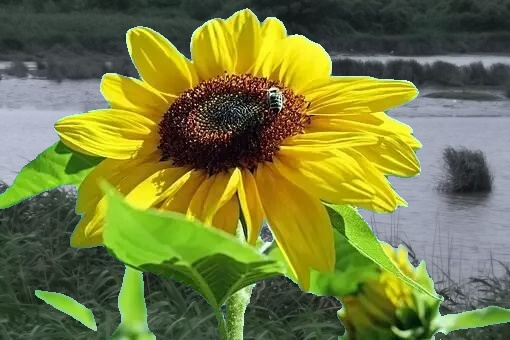
#> input picture practice/cv/img-process-lab/sample/T04-A.jpg, 510 x 340 px, given in place of the camera
$ python tracking.py
#> lines starting #> are read from the running program, lines starting #| are printed output that depends on the picture; after the words box and inside, x2 and y2 are one past the last pixel; in counts of white or black regions, pixels touching at a corner belong together
import argparse
from collections import deque
import numpy as np
import cv2

COLORS = {
    "green": ((29, 86, 6),    (64, 255, 255)),
    "red":   ((0, 100, 100),  (10, 255, 255)),
    "blue":  ((100, 100, 50), (130, 255, 255)),
}


def main():
    ap = argparse.ArgumentParser()
    ap.add_argument("--source", default="0", help="camera index or video file path")
    ap.add_argument("--color", choices=COLORS.keys(), default="green")
    ap.add_argument("--buffer", type=int, default=64, help="trail length")
    args = ap.parse_args()

    source = int(args.source) if args.source.isdigit() else args.source
    lower, upper = (np.array(v) for v in COLORS[args.color])
    pts = deque(maxlen=args.buffer)

    cap = cv2.VideoCapture(source)
    if not cap.isOpened():
        print(f"[ERROR] Cannot open source: {source}")
        return
    print("Press q to quit.")

    while True:
        ret, frame = cap.read()
#> frame is the input picture: shape (340, 510, 3); mean B, G, R 61.3, 123.7, 117.3
        if not ret:
            break

        blurred = cv2.GaussianBlur(frame, (11, 11), 0)
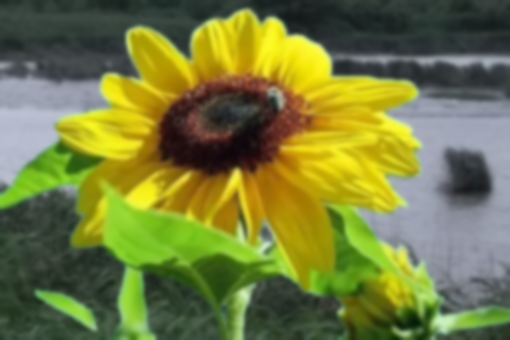
#> blurred: shape (340, 510, 3); mean B, G, R 61.4, 123.7, 117.3
        hsv = cv2.cvtColor(blurred, cv2.COLOR_BGR2HSV)
#> hsv: shape (340, 510, 3); mean H, S, V 59.5, 124.7, 133.2
        mask = cv2.inRange(hsv, lower, upper)
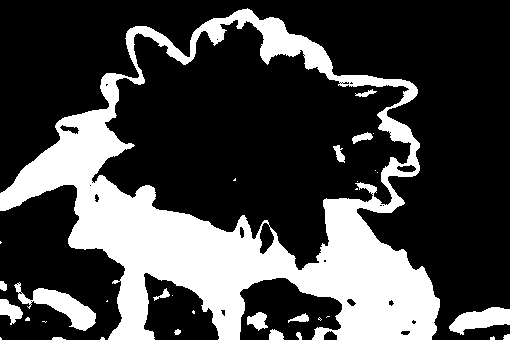
#> mask: shape (340, 510); 27.1% white; 33 white regions (17 under 20 px), largest, box (x1, y1, x2, y2) and area: (0, 8, 440, 340) 43093, (14, 282, 96, 331) 1406, (449, 307, 510, 335) 994
        mask = cv2.erode(mask, None, iterations=2)
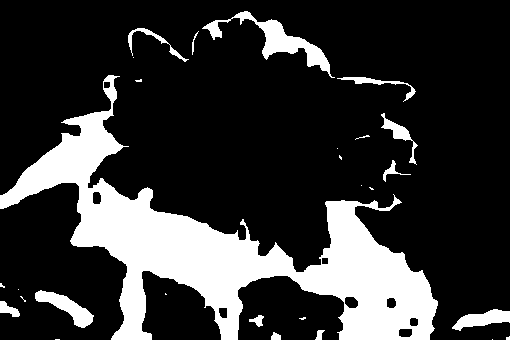
#> mask: shape (340, 510); 20.8% white; 28 white regions (14 under 20 px), largest, box (x1, y1, x2, y2) and area: (0, 75, 438, 340) 30991, (202, 11, 335, 78) 1832, (35, 290, 94, 328) 843
        mask = cv2.dilate(mask, None, iterations=2)
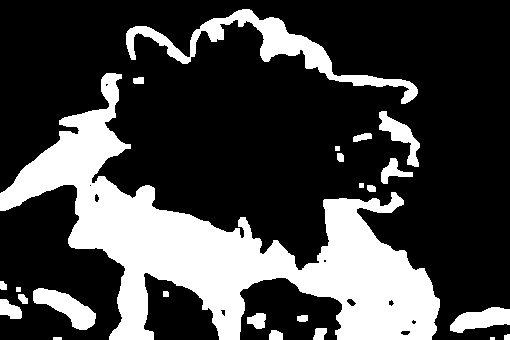
#> mask: shape (340, 510); 26.3% white; 24 white regions (1 under 20 px)

        cnts, _ = cv2.findContours(mask, cv2.RETR_EXTERNAL, cv2.CHAIN_APPROX_SIMPLE)
#> cnts = 24 contours, 5 with area under 20; largest, box (x1, y1, x2, y2) and area: (0, 73, 440, 340) 35315, (126, 9, 418, 104) 4254, (33, 288, 96, 330) 1172, (450, 307, 510, 333) 909, (379, 111, 420, 167) 743
        center = None

        if cnts:
            c = max(cnts, key=cv2.contourArea)
#> c = contour of 796 points, box (x1, y1, x2, y2) (0, 73, 440, 340), area 35315
            ((x, y), radius) = cv2.minEnclosingCircle(c)
#> x = 218; y = 261.5; radius = 228.5
            M = cv2.moments(c)
#> M = moments, m00 35315, centre m10/m00, m01/m00 = (223.4, 246.1)
            if M["m00"] > 0 and radius > 10:
                center = (int(M["m10"] / M["m00"]), int(M["m01"] / M["m00"]))
#> center = (223, 246)
                cv2.circle(frame, (int(x), int(y)), int(radius), (0, 255, 255), 2)
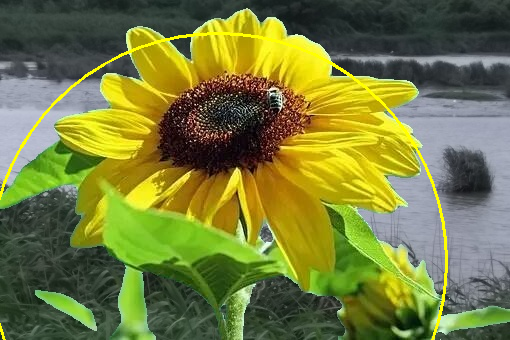
#> frame: shape (340, 510, 3); 1.25% of pixels changed, all inside (x1, y1, x2, y2) = (0, 32, 448, 340)
                cv2.circle(frame, center, 5, (0, 0, 255), -1)
#> frame: shape (340, 510, 3); 0.05% of pixels changed, all inside (x1, y1, x2, y2) = (218, 241, 229, 252)

        pts.appendleft(center)
        for i in range(1, len(pts)):
            if pts[i - 1] is None or pts[i] is None:
                continue
            thickness = int(np.sqrt(args.buffer / float(i + 1)) * 2.5)
            cv2.line(frame, pts[i - 1], pts[i], (0, 0, 255), thickness)

        cv2.imshow("Tracking", frame)
        if cv2.waitKey(1) & 0xFF == ord("q"):
#> (key q is pressed here)
            break

    cap.release()
    cv2.destroyAllWindows()


if __name__ == "__main__":
    main()

$ run again, on practice/cv/img-process-lab/sample/airPineapple.jpg
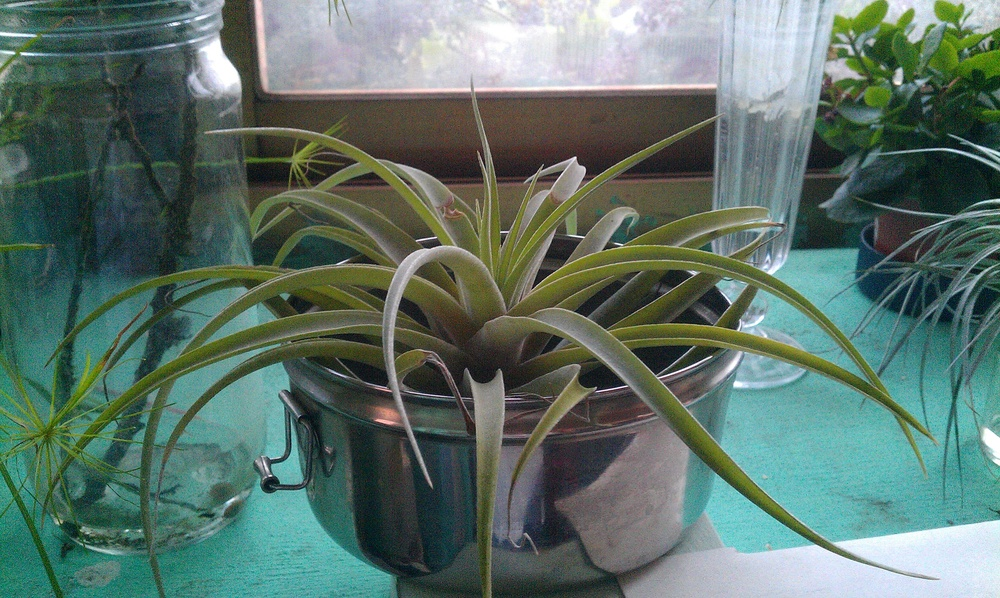
#> input picture practice/cv/img-process-lab/sample/airPineapple.jpg, 1000 x 598 px, shrunk from 3264 x 1952 before the run, given in place of the camera
#> in main, frame is the input picture: shape (598, 1000, 3); mean B, G, R 105.7, 114.8, 92.6
#> hsv: shape (598, 1000, 3); mean H, S, V 75.4, 78.1, 118.3
#> in main, `mask = cv2.dilate(mask, None, iterations=2)`:
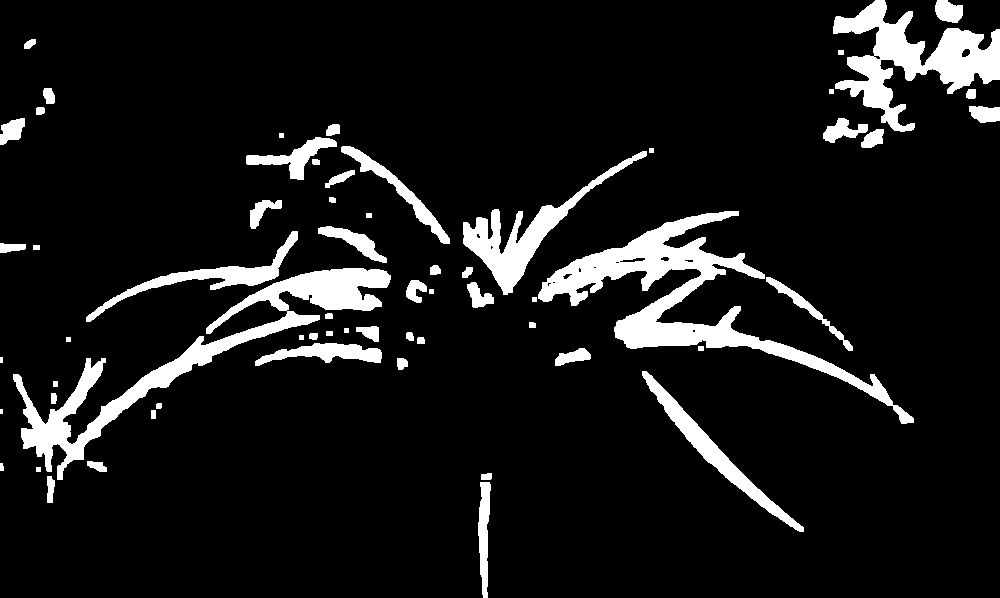
#> mask: shape (598, 1000); 9.4% white; 63 white regions (2 under 20 px)
#> cnts = 63 contours, 12 with area under 20; largest, box (x1, y1, x2, y2) and area: (538, 211, 914, 424) 12486, (13, 268, 391, 480) 10691, (833, 0, 1000, 132) 7930, (463, 151, 647, 295) 4282, (642, 371, 804, 532) 2766
#> c = contour of 815 points, box (x1, y1, x2, y2) (538, 211, 914, 424), area 12486
#> x = 727.5; y = 352; radius = 198.3
#> M = moments, m00 12486, centre m10/m00, m01/m00 = (681.6, 297.5)
#> center = (681, 297)
#> in main, `cv2.circle(frame, (int(x), int(y)), int(radius), (0, 255, 255), 2)`:
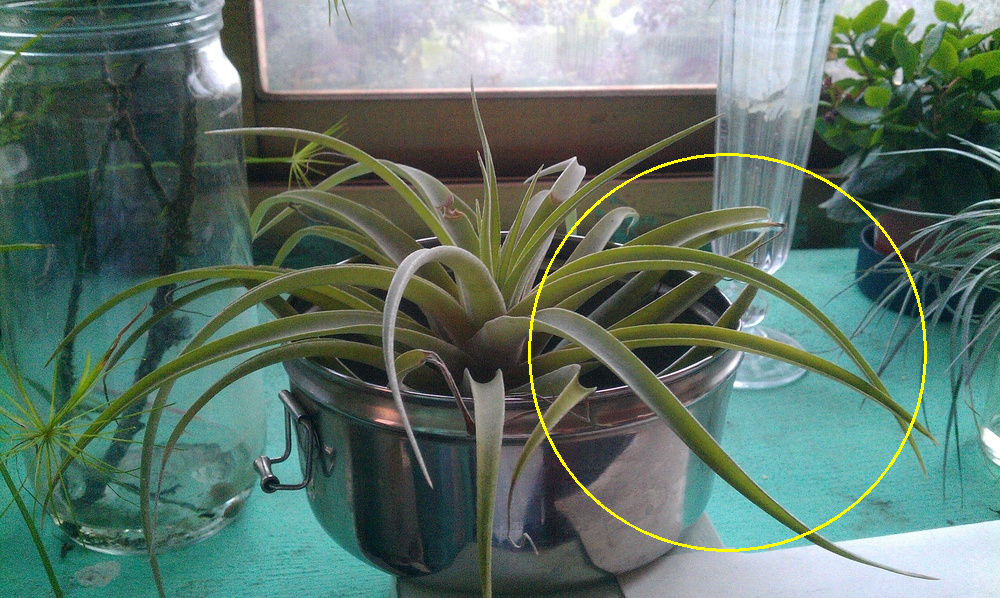
#> frame: shape (598, 1000, 3); 0.62% of pixels changed, all inside (x1, y1, x2, y2) = (528, 153, 927, 552)

$ run again, on practice/cv/img-process-lab/sample/bear.jpg
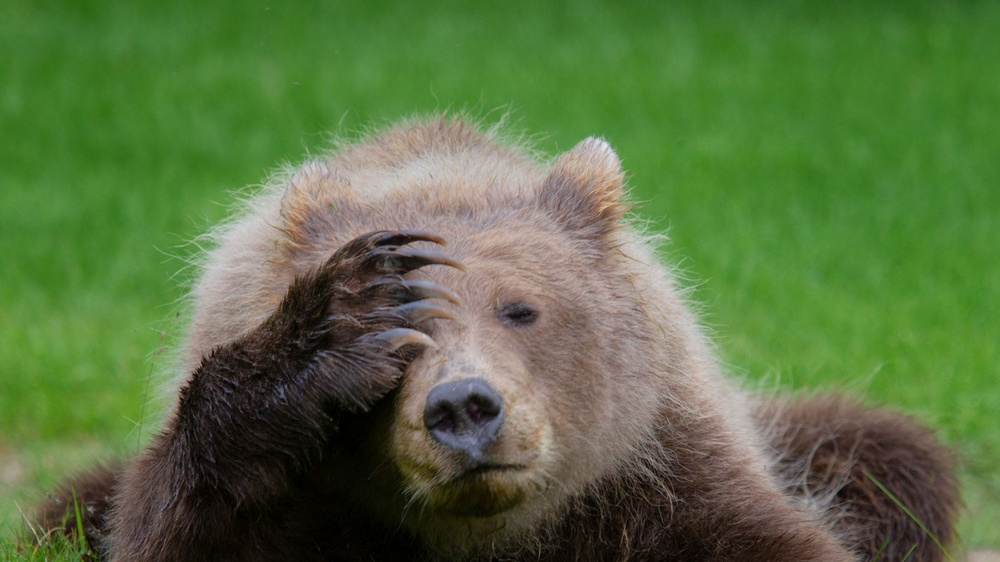
#> input picture practice/cv/img-process-lab/sample/bear.jpg, 1000 x 562 px, shrunk from 2048 x 1152 before the run, given in place of the camera
#> in main, frame is the input picture: shape (562, 1000, 3); mean B, G, R 66.1, 113.2, 88.8
#> hsv: shape (562, 1000, 3); mean H, S, V 38.5, 118.1, 118.7
#> in main, `mask = cv2.inRange(hsv, lower, upper)`:
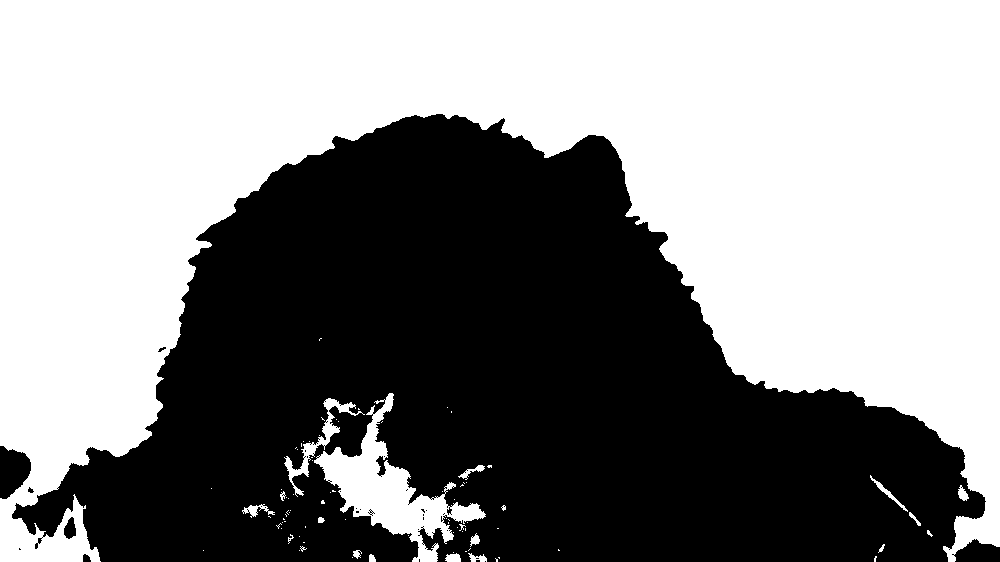
#> mask: shape (562, 1000); 54.6% white; 31 black regions (24 under 20 px), largest, box (x1, y1, x2, y2) and area: (12, 114, 986, 562) 253033, (0, 446, 31, 499) 1177, (952, 539, 1000, 562) 763
#> in main, `mask = cv2.dilate(mask, None, iterations=2)`:
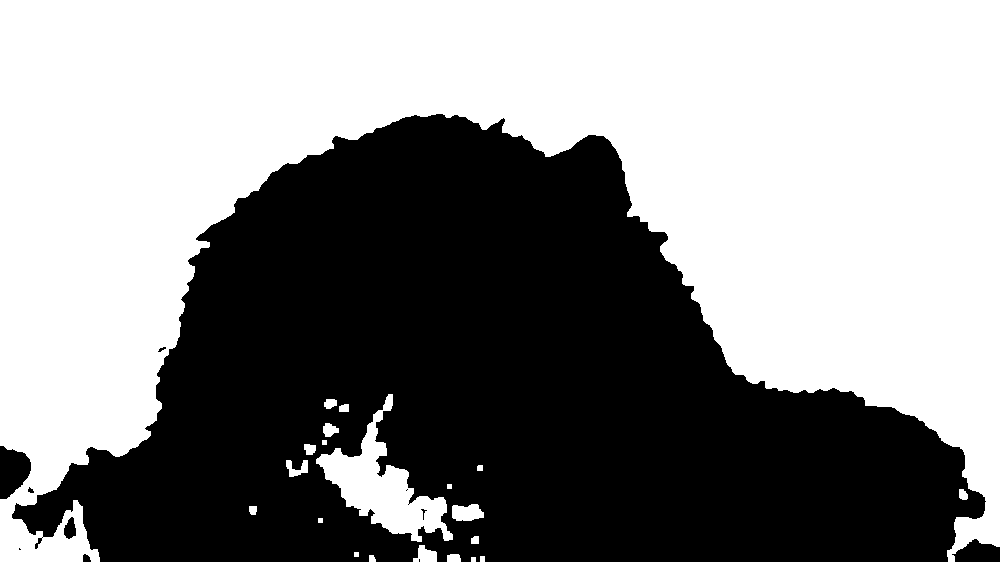
#> mask: shape (562, 1000); 54.2% white; 11 black regions (4 under 20 px)
#> cnts = 21 contours, 5 with area under 20; largest, box (x1, y1, x2, y2) and area: (0, 0, 1000, 562) 294136, (316, 394, 453, 542) 6411, (452, 504, 484, 521) 396, (413, 545, 437, 562) 233, (286, 460, 308, 477) 170
#> c = contour of 944 points, box (x1, y1, x2, y2) (0, 0, 1000, 562), area 294136
#> x = 499.5; y = 280.5; radius = 572.9
#> M = moments, m00 294135.5, centre m10/m00, m01/m00 = (513.7, 183)
#> center = (513, 183)
